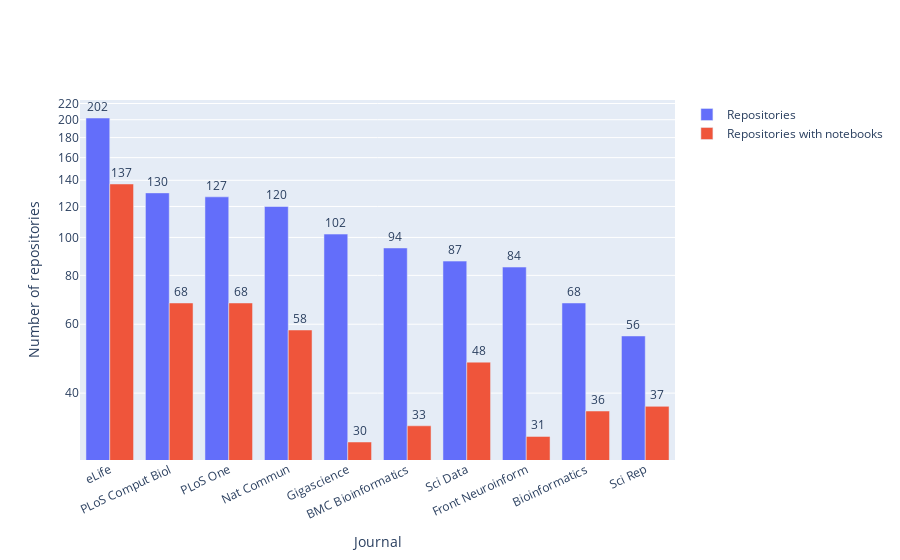

Notebook source saved alongside this figure:
### Code cell
repositories_journal_df = repositories_journal_df.head(10)
fig = go.Figure()
fig.add_trace(go.Bar(
    x=repositories_journal_df['journal_abbrev'],
    y=repositories_journal_df['repositories_count'],
    name='Repositories',
))
fig.add_trace(go.Bar(
    x=repositories_journal_df['journal_abbrev'],
    y=repositories_journal_df['repositories_with_notebooks_count'],
    name='Repositories with notebooks',
))

filename = 'repositories_with_without_notebooks_journals'
xaxis_title = 'Journal'
yaxis_title = 'Number of repositories'
fig = style_bar_chart(fig, filename, xaxis_title, yaxis_title)
fig.show()

### Figure 1 — Plotly figure (JSON) as saved in the notebook; plotly's stock layout.template omitted (floating-point values rounded to 4 significant figures)
{"data": [{"name": "Repositories", "textposition": "outside", "texttemplate": "%{y:s}", "type": "bar", "x": ["eLife", "PLoS Comput Biol", "PLoS One", "Nat Commun", "Gigascience", "BMC Bioinformatics", "Sci Data", "Front Neuroinform", "Bioinformatics", "Sci Rep"], "y": [202, 130, 127, 120, 102, 94, 87, 84, 68, 56]}, {"name": "Repositories with notebooks", "textposition": "outside", "texttemplate": "%{y:s}", "type": "bar", "x": ["eLife", "PLoS Comput Biol", "PLoS One", "Nat Commun", "Gigascience", "BMC Bioinformatics", "Sci Data", "Front Neuroinform", "Bioinformatics", "Sci Rep"], "y": [137, 68, 68, 58, 30, 33, 48, 31, 36, 37]}], "layout": {"autosize": true, "uniformtext": {"minsize": 8, "mode": "hide"}, "xaxis": {"autorange": true, "range": [-0.5, 9.5], "tickangle": -25, "title": {"text": "Journal"}, "type": "category"}, "yaxis": {"autorange": true, "range": [1.431, 2.351], "title": {"text": "Number of repositories"}, "type": "log"}}}
